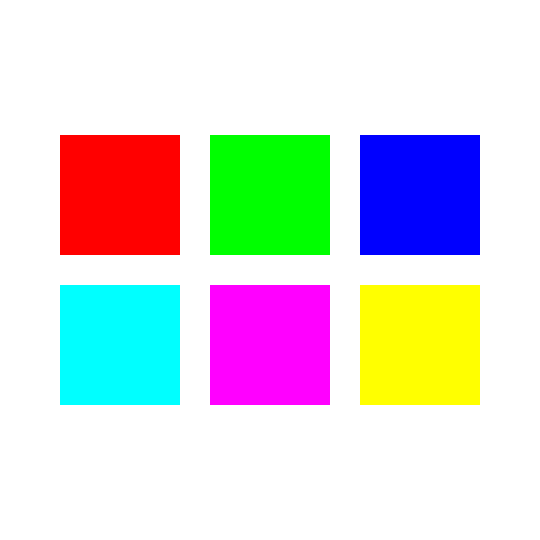
Frame 1 (no input)
Frame 60 (no input): identical to frame 1, image omitted
Frame 120 (the mouse pressed at the canvas centre since frame 60): identical to frame 1, image omitted

The p5.js sketch that drew this single still picture (run headless with seeded random() and noise() and a simulated clock; from frame 60 on, the mouse is pressed at the canvas centre):

// p5.js sketch
// ── sketch.js
// Canvas is 540 * 540 pixels
function setup(){
  createCanvas(540, 540);
}

function draw(){
  // background color is white
  background(255);
  
  // no outline stroke in shapes
  noStroke();
  
  // RGB primary colors
  // red square
  rectMode(RADIUS);
  fill('rgba(255, 0, 0, 1)');
  rect(120, 195, 60, 60);
  
  // green square
  rectMode(RADIUS);
  fill(0, 255, 0);
  rect(270, 195, 60, 60);
  
  // blue square
  rectMode(RADIUS);
  fill(0, 0, 255);
  rect(420, 195, 60, 60);
  
  // RGB secondary colors
  // cyan square
  rectMode(RADIUS);
  fill(0, 255, 255);
  rect(120, 345, 60, 60);
  
  // magenta squeare
  rectMode(RADIUS);
  fill(255, 0, 255);
  rect(270, 345, 60, 60);
  
  // yellow square
  rectMode(RADIUS);
  fill(255, 255, 0);
  rect(420, 345, 60, 60);
}
